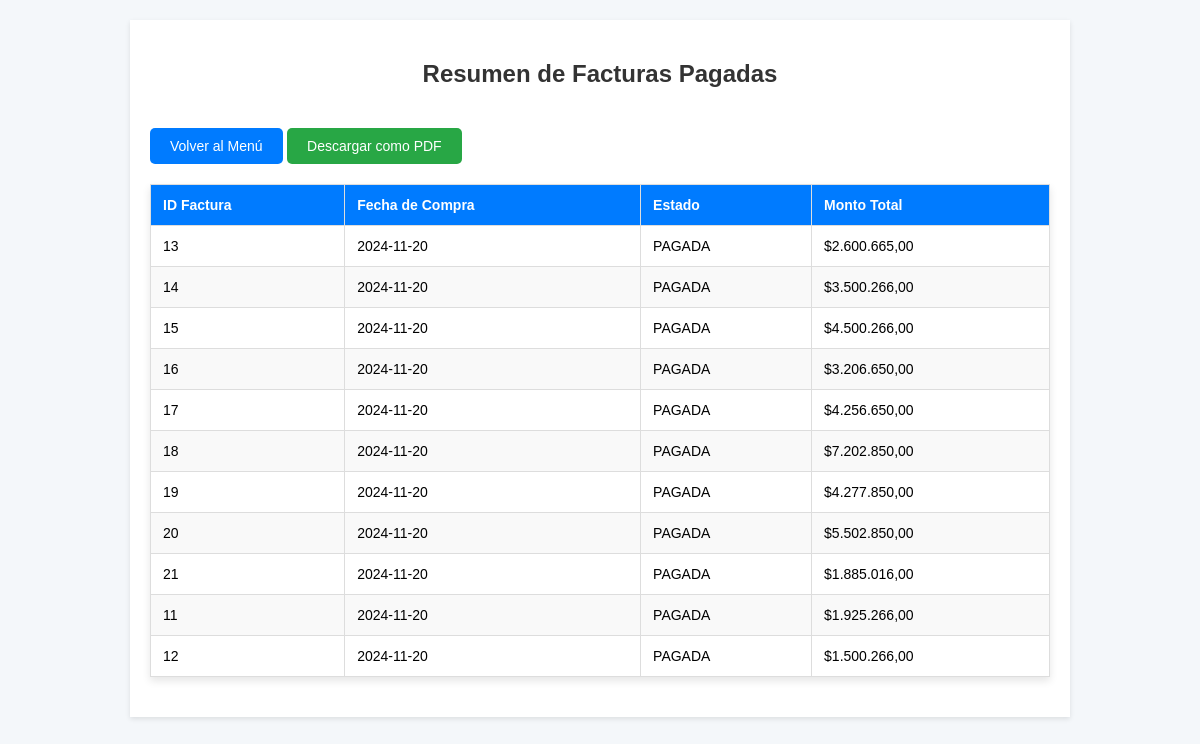
The page /resumenFacturasPagadas.php on the database as committed earlier.
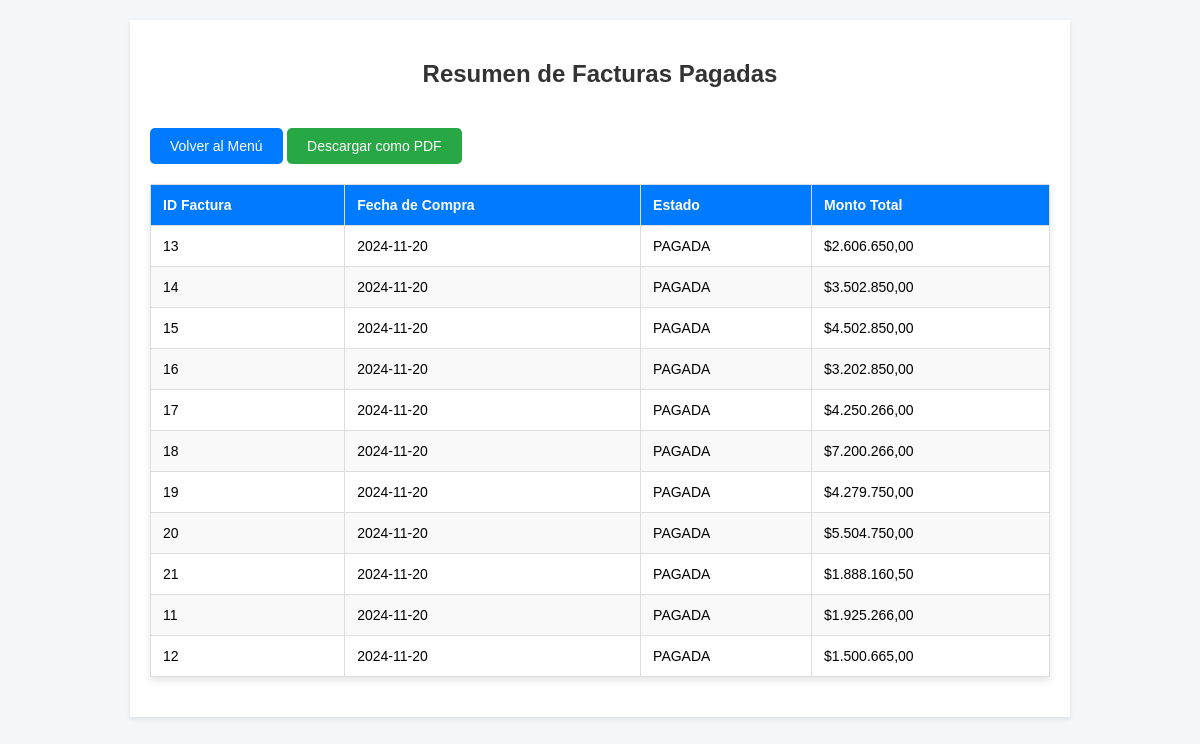
The same page on the database as committed later.
### tables this page shows
CREATE TABLE `factura` (
  `idFactura` int(11) NOT NULL,
  `impuesto` decimal(10,2) DEFAULT NULL,
  `precio` decimal(10,2) DEFAULT NULL,
  `fechaCompra` date DEFAULT NULL,
  `estado` enum('PAGADA','PENDIENTE','CANCELADA') DEFAULT 'PENDIENTE',
  `fechaVencimiento` date DEFAULT NULL,
  `domicilio` varchar(255) DEFAULT NULL,
  `clienteCedula` varchar(20) DEFAULT NULL
);

### resumenFacturasPagadas.php (the view, shortened to what this page needs)
<?php
$servername = "localhost";
$username = "root";
$password = "";
$dbname = "drogueriasconfe";
$conn = new mysqli($servername, $username, $password, $dbname);
$sql = "
    SELECT
        f.idFactura,
        f.fechaCompra,
        f.estado,
        SUM(fv.cantidad * p.precio) + IFNULL(f.impuesto, 0) AS montoTotal
    FROM
        factura f
    JOIN
        facturaventa fv ON f.idFactura = fv.idFactura
    JOIN
        producto p ON fv.idProducto = p.idProducto
    WHERE
        f.fechaCompra BETWEEN '2024-01-01' AND '2024-12-31'  -- Ajusta la fecha según sea necesario
        AND f.estado = 'PAGADA'  -- O puedes cambiar a PENDIENTE, CANCELADA, etc.
    GROUP BY
        f.idFactura
    ORDER BY
        f.fechaCompra DESC
";
$result = $conn->query($sql);
$facturas = [];
if ($result->num_rows > 0) {
    while ($row = $result->fetch_assoc()) {
        $facturas[] = $row;
    }
}
?>
<!DOCTYPE html>
<html lang="es">
<head>
</head>
<body>
    <div class="container">
        <h2>Resumen de Facturas Pagadas</h2>
        <button onclick="window.location.href='reportes.php';">Volver al Menú</button>
        <button id="downloadBtn">Descargar como PDF</button>
        <table id="facturasTable">
            <thead>
                <tr>
                    <th>ID Factura</th>
                    <th>Fecha de Compra</th>
                    <th>Estado</th>
                    <th>Monto Total</th>
                </tr>
            </thead>
            <tbody>
                <?php if (!empty($facturas)) { ?>
                    <?php foreach ($facturas as $factura) { ?>
                        <tr>
                            <td><?php echo $factura['idFactura']; ?></td>
                            <td><?php echo $factura['fechaCompra']; ?></td>
                            <td><?php echo $factura['estado']; ?></td>
                            <td>$<?php echo number_format($factura['montoTotal'], 2, ',', '.'); ?></td>
                        </tr>
                    <?php } ?>
                <?php } else { ?>
                    <tr>
                        <td colspan="4">No hay facturas pagadas para este período.</td>
                    </tr>
                <?php } ?>
            </tbody>
        </table>
    </div>
</body>
</html>

Rows that differ between the two databases and show on the page:
changed factura id 13: montoTotal "2.600.665,00" → "2.606.650,00"
changed factura id 14: montoTotal "3.500.266,00" → "3.502.850,00"
changed factura id 15: montoTotal "4.500.266,00" → "4.502.850,00"
changed factura id 16: montoTotal "3.206.650,00" → "3.202.850,00"
changed factura id 17: montoTotal "4.256.650,00" → "4.250.266,00"
changed factura id 18: montoTotal "7.202.850,00" → "7.200.266,00"
changed factura id 19: montoTotal "4.277.850,00" → "4.279.750,00"
changed factura id 20: montoTotal "5.502.850,00" → "5.504.750,00"
changed factura id 21: montoTotal "1.885.016,00" → "1.888.160,50"
changed factura id 12: montoTotal "1.500.266,00" → "1.500.665,00"
